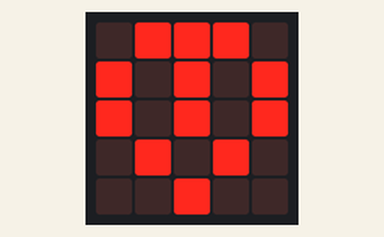
Recording of a program running on a simulated BBC micro:bit (MakeCode). On the bench: the board's 5×5 LED display.

Above: at 0.2 s.
At 0.61 s:
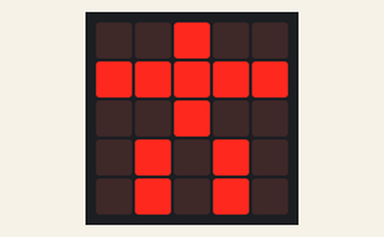

The program:

main.ts
```typescript
basic.forever(function on_forever() {
    basic.showLeds(`
        . # # # .
        # . # . #
        # . # . #
        . # . # .
        . . # . .
        `)
    basic.showLeds(`
        . . # . .
        # # # # #
        . . # . .
        . # . # .
        . # . # .
        `)
})
```

test.ts
```typescript
// testes vão aqui; isto não será compilado quando este pacote for usado como uma extensão.
```

Measured:
- what the display in image 1 shows lasts 0.4 s, from 0.4 s to 0.8 s
